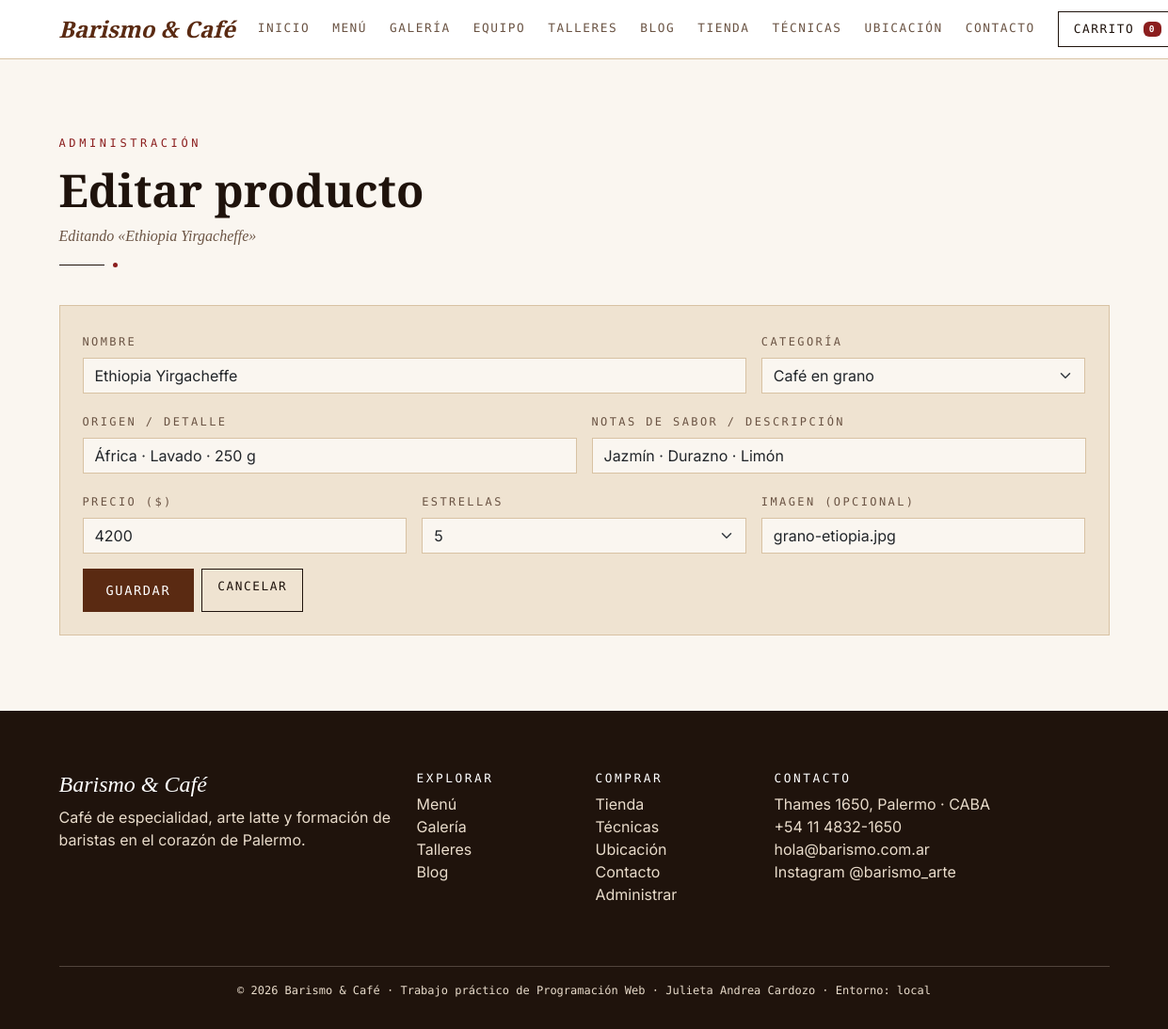
Screenshot of /admin/editar.php?id=1 with the database file from the repository.
### tables this page shows
CREATE TABLE IF NOT EXISTS productos (
  id INT UNSIGNED AUTO_INCREMENT PRIMARY KEY,
  nombre VARCHAR(120) NOT NULL,
  categoria ENUM('grano', 'insumo') NOT NULL DEFAULT 'grano',
  meta VARCHAR(120) NOT NULL DEFAULT '',
  notas VARCHAR(160) NOT NULL DEFAULT '',
  precio INT UNSIGNED NOT NULL DEFAULT 0,
  estrellas TINYINT UNSIGNED NOT NULL DEFAULT 5,
  imagen VARCHAR(100) NOT NULL DEFAULT '',
  creado TIMESTAMP DEFAULT CURRENT_TIMESTAMP
);

### config/config.php (called while the page is built, shortened)
<?php
function e(string $texto): string
{
    return htmlspecialchars($texto, ENT_QUOTES, 'UTF-8');
}

### admin/formulario.php (the view, shortened to what this page needs)
<?php
$clase_campo = fn (string $campo): string => isset($errores[$campo]) ? ' is-invalid' : '';
?>
          <form class="taller form-barismo p-4" method="post" action="<?= e($accion) ?>" novalidate>
            <div class="row g-3">
              <div class="col-md-8">
                <label class="form-label" for="nombre">Nombre</label>
                <input
                  class="form-control<?= $clase_campo('nombre') ?>"
                  type="text"
                  id="nombre"
                  name="nombre"
                  value="<?= e($datos['nombre']) ?>"
                  placeholder="Ej: Colombia Huila"
                  required
                  minlength="3"
                  maxlength="120"
                />
              </div>
              <div class="col-md-4">
                <label class="form-label" for="categoria">Categoría</label>
                <select
                  class="form-select<?= $clase_campo('categoria') ?>"
                  id="categoria"
                  name="categoria"
                  required
                >
                  <option value="grano"<?= $datos['categoria'] === 'grano' ? ' selected' : '' ?>>Café en grano</option>
                </select>
              </div>
              <div class="col-md-6">
                <label class="form-label" for="meta">Origen / detalle</label>
                <input
                  class="form-control<?= $clase_campo('meta') ?>"
                  type="text"
                  id="meta"
                  name="meta"
                  value="<?= e($datos['meta']) ?>"
                  placeholder="Ej: América · Natural · 250 g"
                  maxlength="120"
                />
              </div>
              <div class="col-md-6">
                <label class="form-label" for="notas">Notas de sabor / descripción</label>
                <input
                  class="form-control<?= $clase_campo('notas') ?>"
                  type="text"
                  id="notas"
                  name="notas"
                  value="<?= e($datos['notas']) ?>"
                  placeholder="Ej: Caramelo · Uva · Chocolate"
                  maxlength="160"
                />
              </div>
              <div class="col-md-4">
                <label class="form-label" for="precio">Precio ($)</label>
                <input
                  class="form-control<?= $clase_campo('precio') ?>"
                  type="number"
                  id="precio"
                  name="precio"
                  value="<?= e($datos['precio']) ?>"
                  placeholder="3800"
                  min="1"
                  max="999999"
                  required
                />
              </div>
              <div class="col-md-4">
                <label class="form-label" for="estrellas">Estrellas</label>
                <select
                  class="form-select<?= $clase_campo('estrellas') ?>"
                  id="estrellas"
                  name="estrellas"
                  required
                >
<?php for ($i = 5; $i >= 1; $i--) : ?>
                  <option value="<?= $i ?>"<?= (string) $i === $datos['estrellas'] ? ' selected' : '' ?>><?= $i ?></option>
<?php endfor; ?>
                </select>
              </div>
              <div class="col-md-4">
                <label class="form-label" for="imagen">Imagen (opcional)</label>
                <input
                  class="form-control<?= $clase_campo('imagen') ?>"
                  type="text"
                  id="imagen"
                  name="imagen"
                  value="<?= e($datos['imagen']) ?>"
                  placeholder="grano-brasil.jpg"
                  maxlength="100"
                />
              </div>
              <div class="col-12 d-flex gap-2">
                <button class="btn btn-cafe" type="submit">Guardar</button>
                <a class="btn btn-borde" href="index.php">Cancelar</a>
              </div>
            </div>
          </form>

### admin/editar.php (shortened to what this page needs)
<?php
require_once __DIR__ . '/../config/conexion.php';
$id = filter_input(INPUT_GET, 'id', FILTER_VALIDATE_INT, ['options' => ['min_range' => 1]]);
$stmt = $pdo->prepare('SELECT * FROM productos WHERE id = :id');
$stmt->execute([':id' => $id]);
$producto = $stmt->fetch();
$datos = [
    'nombre' => $producto['nombre'],
    'categoria' => $producto['categoria'],
    'meta' => $producto['meta'],
    'notas' => $producto['notas'],
    'precio' => (string) $producto['precio'],
    'estrellas' => (string) $producto['estrellas'],
    'imagen' => $producto['imagen'],
];
$errores = [];
$accion = 'editar.php?id=' . $id;
require_once __DIR__ . '/../includes/header.php';
require_once __DIR__ . '/../includes/nav.php';
?>
    <main id="contenido">
      <section class="seccion seccion-papel" aria-labelledby="titulo-editar">
        <div class="container">
          <p class="eyebrow">Administración</p>
          <h1 class="titulo-seccion" id="titulo-editar">Editar producto</h1>
          <p class="subtitulo">Editando «<?= e($producto['nombre']) ?>»</p>
          <div class="divisor" aria-hidden="true"></div>
<?php require __DIR__ . '/formulario.php'; ?>
        </div>
      </section>
    </main>
<?php require_once __DIR__ . '/../includes/footer.php'; ?>

### css/styles.css (style rules this page uses)
:root { --crema: #f6efe5; --crema-oscura: #efe3d1; --papel: #faf6f0; --borde: #d8c2a3; --cafe: #5a2a12; --cafe-oscuro: #1f130c; --bordo: #8b1e1e; --texto: #3b2a20; --texto-suave: #6b5444; --fuente-titulos: "Playfair Display", Georgia, serif; --fuente-mono: "DM Mono", "Courier New", monospace; --fuente-texto: "Inter", system-ui, sans-serif; }
body { font-family: var(--fuente-texto); color: var(--texto); background-color: #fff; }
h1, h2, h3, h4, .font-titulo { font-family: var(--fuente-titulos); color: var(--cafe-oscuro); }
a { color: var(--cafe); }
.seccion { padding: 5rem 0; }
.seccion-papel { background-color: var(--papel); }
.eyebrow { font-family: var(--fuente-mono); font-size: 0.75rem; letter-spacing: 0.3em; text-transform: uppercase; color: var(--bordo); margin-bottom: 0.75rem; }
.titulo-seccion { font-weight: 900; font-size: clamp(2rem, 4vw, 3rem); margin-bottom: 0.5rem; }
.subtitulo { font-family: var(--fuente-titulos); font-style: italic; color: var(--texto-suave); }
.divisor { display: flex; align-items: center; gap: 0.6rem; margin: 1rem 0 2.5rem; }
.divisor::before { content: ""; width: 3rem; height: 1px; background-color: var(--cafe-oscuro); }
.divisor::after { content: ""; width: 5px; height: 5px; border-radius: 50%; background-color: var(--bordo); }
.btn-cafe { background-color: var(--cafe); border: 1px solid var(--cafe); color: #fff; border-radius: 0; font-family: var(--fuente-mono); letter-spacing: 0.12em; text-transform: uppercase; font-size: 0.85rem; padding: 0.75rem 1.5rem; }
.btn-borde { background-color: transparent; border: 1px solid var(--cafe-oscuro); color: var(--cafe-oscuro); border-radius: 0; font-family: var(--fuente-mono); letter-spacing: 0.12em; text-transform: uppercase; font-size: 0.8rem; padding: 0.5rem 1rem; }
.taller { background-color: var(--crema-oscura); border: 1px solid var(--borde); padding: 1.5rem; }
.form-barismo .form-label { font-family: var(--fuente-mono); font-size: 0.75rem; letter-spacing: 0.2em; text-transform: uppercase; color: var(--texto-suave); }
.form-barismo .form-control, .form-barismo .form-select { border-radius: 0; border-color: var(--borde); background-color: var(--papel); }

### rows the page displays
productos: nombre "Ethiopia Yirgacheffe", categoria "Café en grano", meta "África · Lavado · 250 g", notas "Jazmín · Durazno · Limón", precio "4200", estrellas "5", imagen "grano-etiopia.jpg"

### other values shown
APP_NAME "Barismo & Café"
$etiqueta "INICIO"
$etiqueta "MENÚ"
$etiqueta "GALERÍA"
$etiqueta "EQUIPO"
$etiqueta "TALLERES"
$etiqueta "BLOG"
$etiqueta "TIENDA"
$etiqueta "TÉCNICAS"
$etiqueta "UBICACIÓN"
$etiqueta "CONTACTO"
APP_ADDRESS "Thames 1650, Palermo · CABA"
APP_PHONE "+54 11 4832-1650"
APP_EMAIL "hola@barismo.com.ar"
APP_ENV "local"
